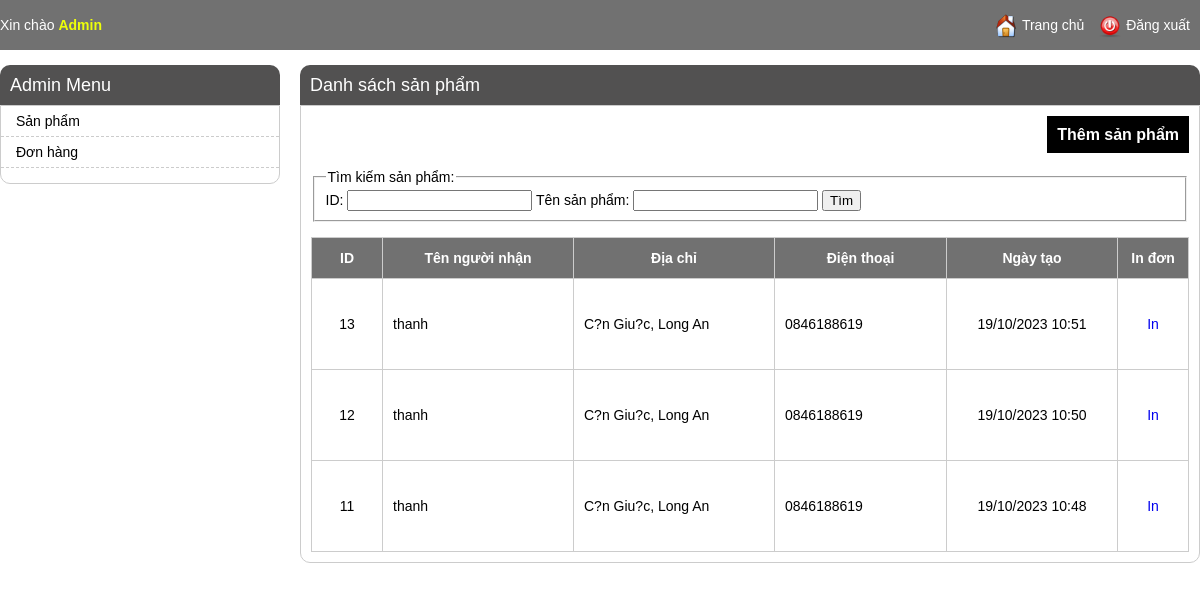
/admin/order_listing.php (signed in), run on an earlier commit of the app's database.
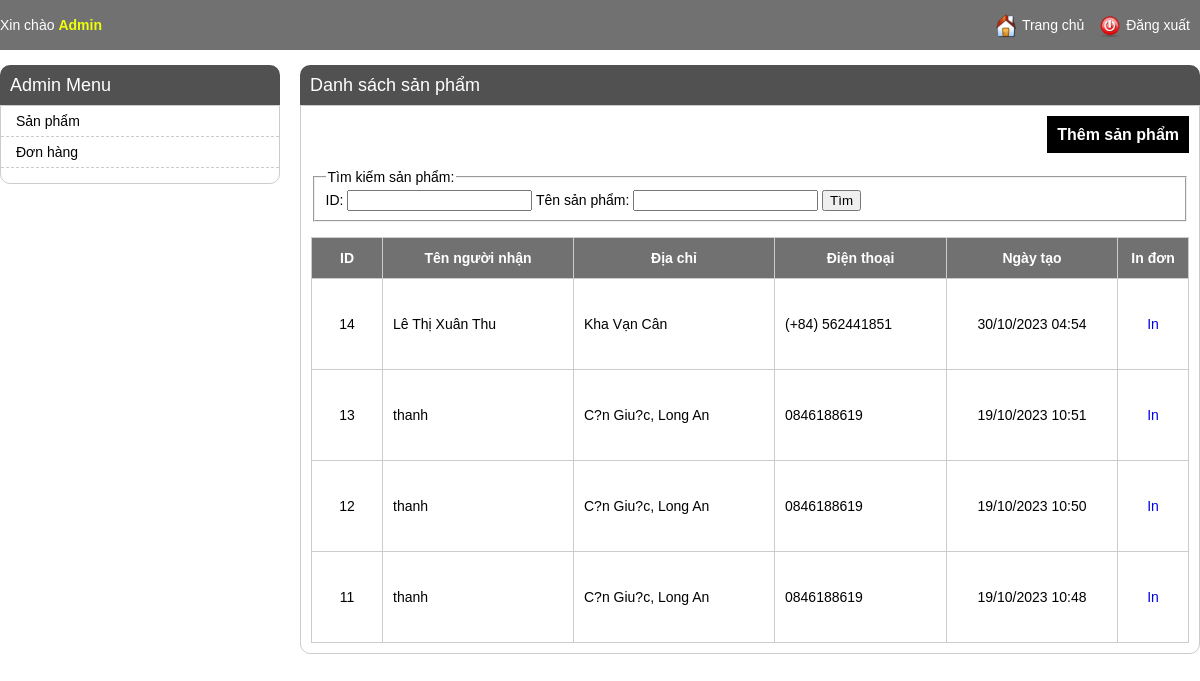
And on a later commit of the database.
### tables this page shows
CREATE TABLE IF NOT EXISTS `orders` (
  `id` int(11) NOT NULL AUTO_INCREMENT,
  `name` varchar(255) NOT NULL,
  `phone` varchar(255) DEFAULT NULL,
  `address` varchar(500) NOT NULL,
  `note` text NOT NULL,
  `total` int(11) NOT NULL,
  `created_time` int(11) NOT NULL,
  `last_updated` int(11) NOT NULL,
  PRIMARY KEY (`id`)
);

### admin/order_listing.php (the view, shortened to what this page needs)
<?php
include 'header.php';
$config_name = "product";
$config_title = "sản phẩm";
if (!empty($_SESSION['current_user'])) {
    $item_per_page = (!empty($_GET['per_page'])) ? $_GET['per_page'] : 10;
    $current_page = (!empty($_GET['page'])) ? $_GET['page'] : 1;
    $offset = ($current_page - 1) * $item_per_page;
    if(!empty($where)){
        $orders = mysqli_query($con, "SELECT * FROM `orders` where (".$where.") ORDER BY `id` DESC LIMIT " . $item_per_page . " OFFSET " . $offset);
    }else{
        $orders = mysqli_query($con, "SELECT * FROM `orders` ORDER BY `id` DESC LIMIT " . $item_per_page . " OFFSET " . $offset);
    }
    ?>
    <div class="main-content">
        <h1>Danh sách <?= $config_title ?></h1>
        <div class="listing-items">
            <div class="buttons">
                <a href="./<?= $config_name ?>_editing.php">Thêm <?= $config_title ?></a>
            </div>
            <div class="listing-search">
                <form id="<?= $config_name ?>-search-form" action="<?= $config_name ?>_listing.php?action=search" method="POST">
                    <fieldset>
                        <legend>Tìm kiếm <?= $config_title ?>:</legend>
                        ID: <input type="text" name="id" value="<?= !empty($id) ? $id : "" ?>" />
                        Tên <?= $config_title ?>: <input type="text" name="name" value="<?= !empty($name) ? $name : "" ?>" />
                        <input type="submit" value="Tìm" />
                    </fieldset>
                </form>
            </div>
            <ul>
                <li class="listing-item-heading">
                    <div class="listing-prop listing-id">ID</div>
                    <div class="listing-prop listing-name">Tên người nhận</div>
                    <div class="listing-prop listing-address">Địa chỉ</div>
                    <div class="listing-prop listing-phone">Điện thoại</div>
                    <div class="listing-prop listing-button">
                        In đơn
                    </div>
                    <div class="listing-prop listing-time">Ngày tạo</div>
                </li>
                <?php  while ($row = mysqli_fetch_array($orders)) { ?>
                <li>
                    <div class="listing-prop listing-id"><?=$row['id']?></div>
                    <div class="listing-prop listing-name"><?=$row['name']?></div>
                    <div class="listing-prop listing-address"><?=$row['address']?></div>
                    <div class="listing-prop listing-phone"><?=$row['phone']?></div>
                    <div class="listing-prop listing-button">
                        <a href="order_printing.php?id=<?=$row['id']?>" target="_blank">In</a>
                    </div>
                    <div class="listing-prop listing-time"><?=date('d/m/Y H:i', $row['created_time'])?></div>
                </li>
                <?php  } ?>
            </ul>
        </div>
    </div>
    <?php
}
?>

What changed in the data, as far as the page shows it:
added orders: id "14", name "Lê Thị Xuân Thu", address "Kha Vạn Cân", phone "(+84) 562441851", created_time "30/10/2023 04:54"
